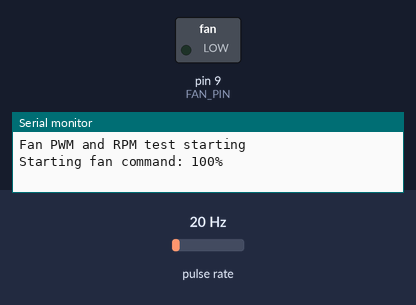
The sketch below on a simulated Arduino Uno, built with avr-gcc and run on an emulated ATmega328P. Parts: switched loads named in the sketch (green lamp = pin HIGH), the last lines printed to the serial monitor. Wiring (inferred from the names in the program): pulse sensor: data pin 2. The test bench sets the inputs (shaded band); at power-on: pulse rate 20 Hz.

Above: at 0.05 s.
At 22.45 s:
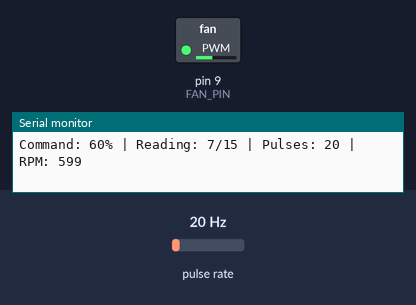
At 45.05 s:
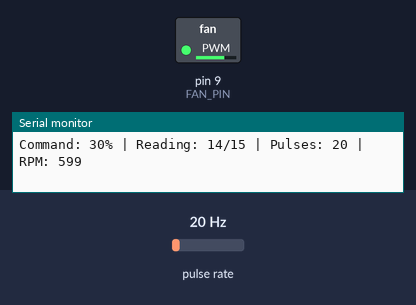
Timing chart, 0 to 58.6 s (numbered marks = the images above):
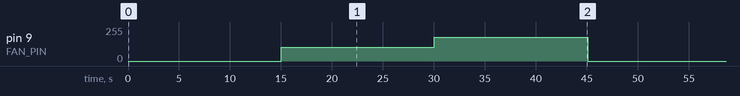

Measured:
- by itself, pin 9 (FAN_PIN): repeats every 45.1 s: 179/255 15.0 s, 0/255 15.0 s, 102/255 15.0 s

The sketch:

fan_rpm_test.ino
```cpp
const byte FAN_PIN = 9;
const byte TACH_PIN = 2;
const unsigned int PWM_TOP = 639;

// Assumed pulses per complete turn; not yet independently verified.
const byte PULSES_PER_REVOLUTION = 2;

volatile unsigned long tachPulses = 0;

// Called automatically on each falling edge of the tach signal.
void countTachPulse() {
  tachPulses++;
}

void setFanPercent(byte percent) {
  if (percent > 100) {
    percent = 100;
  }

  if (percent == 100) {
    digitalWrite(FAN_PIN, LOW);
  } else if (percent == 0) {
    digitalWrite(FAN_PIN, HIGH);
  } else {
    OCR1A = ((unsigned long)(PWM_TOP + 1) *
             (100 - percent)) / 100;

    TCCR1A = _BV(WGM11) | _BV(COM1A1);
  }
}

void runFanStage(byte percent) {
  setFanPercent(percent);

  Serial.println();
  Serial.print("Starting fan command: ");
  Serial.print(percent);
  Serial.println("%");

  // Start a fresh pulse-counting window.
  noInterrupts();
  tachPulses = 0;
  interrupts();

  unsigned long windowStart = millis();

  // Take 15 readings, approximately one second apart.
  for (byte reading = 1; reading <= 15; reading++) {
    delay(1000);

    // Copy and reset the counter without an interrupt changing it.
    noInterrupts();
    unsigned long pulses = tachPulses;
    tachPulses = 0;
    unsigned long windowEnd = millis();
    interrupts();

    unsigned long elapsedMs = windowEnd - windowStart;
    windowStart = windowEnd;

    float rpm = (pulses * 60000.0) /
                (PULSES_PER_REVOLUTION * elapsedMs);

    Serial.print("Command: ");
    Serial.print(percent);
    Serial.print("% | Reading: ");
    Serial.print(reading);
    Serial.print("/15 | Pulses: ");
    Serial.print(pulses);
    Serial.print(" | RPM: ");
    Serial.println(rpm, 0);
  }
}

void setup() {
  Serial.begin(9600);

  digitalWrite(FAN_PIN, LOW);
  pinMode(FAN_PIN, OUTPUT);

  // The external 10 kΩ resistor supplies the tach pull-up.
  pinMode(TACH_PIN, INPUT);

  TCCR1A = 0;
  TCCR1B = 0;
  TCNT1 = 0;
  ICR1 = PWM_TOP;
  OCR1A = 0;

  TCCR1A = _BV(WGM11);
  TCCR1B = _BV(WGM13) | _BV(WGM12) | _BV(CS10);

  attachInterrupt(
    digitalPinToInterrupt(TACH_PIN),
    countTachPulse,
    FALLING
  );

  Serial.println("Fan PWM and RPM test starting");
}

void loop() {
  runFanStage(100);
  runFanStage(60);
  runFanStage(30);
}
```
